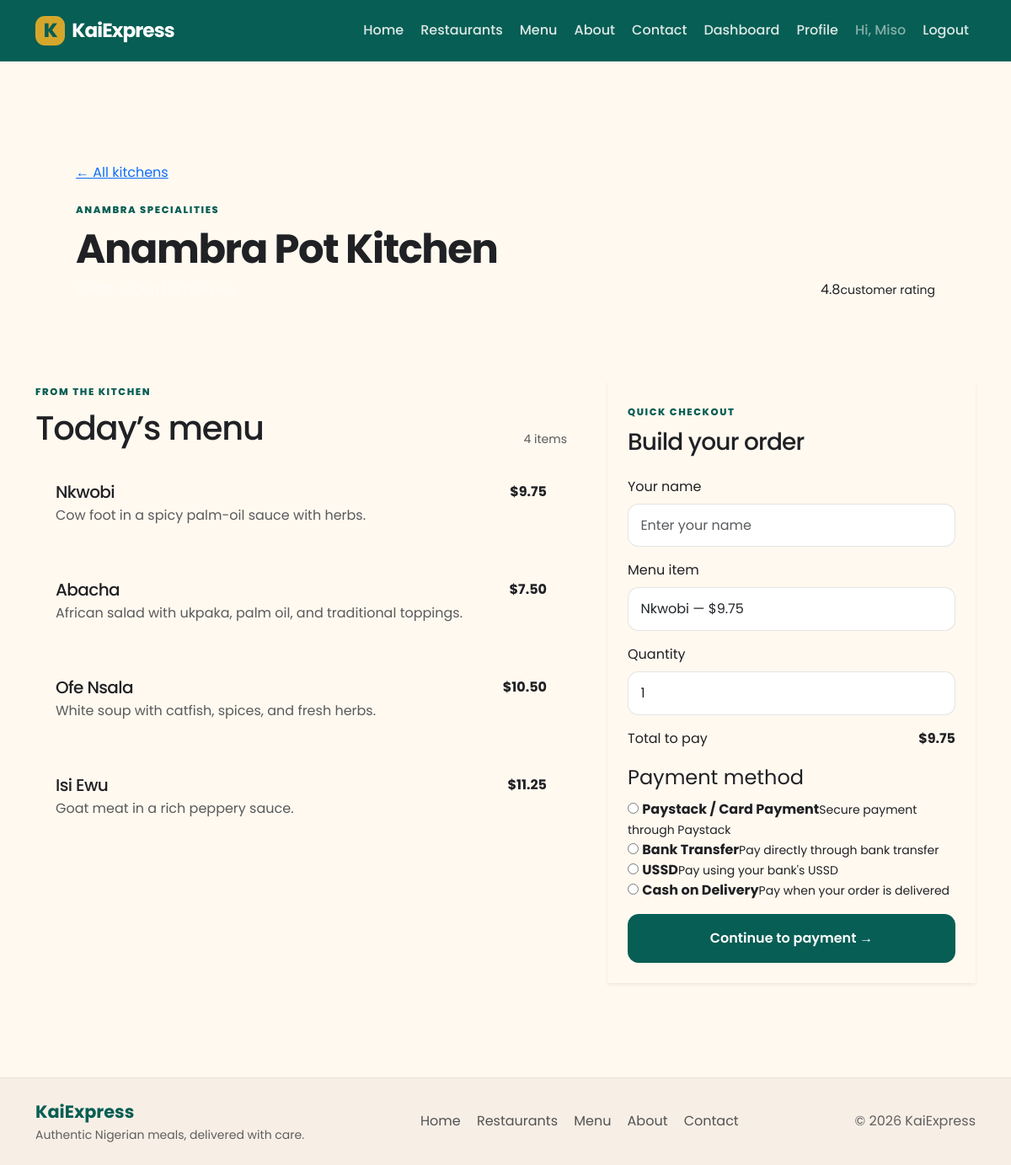
Screenshot of /restaurant/14 (signed in) with the database file from the repository.
### packages/models.py (models this page shows, shortened)
class User(db.Model, UserMixin):
    __tablename__ = "users"
    id = db.Column(db.Integer, primary_key=True)
    name = db.Column(db.String(100), nullable=False)
    email = db.Column(db.String(120), unique=True, nullable=False)
    password_hash = db.Column(db.String(255), nullable=False)
    is_restaurant = db.Column(db.Boolean, default=False)
    cuisine = db.Column(db.String(80))
    city = db.Column(db.String(80))
    menu_items = db.relationship(
        "MenuItem",
        backref="restaurant",
        lazy=True
    )
    customer_orders = db.relationship(
        "Order",
        foreign_keys="Order.customer_id",
        backref="customer",
        lazy=True
    )
    restaurant_orders = db.relationship(
        "Order",
        foreign_keys="Order.restaurant_id",
        backref="restaurant",
        lazy=True
    )

class MenuItem(db.Model):
    __tablename__ = "menu_items"
    id = db.Column(db.Integer, primary_key=True)
    title = db.Column(db.String(120), nullable=False)
    description = db.Column(db.Text, nullable=False)
    price = db.Column(db.Float, nullable=False)
    restaurant_id = db.Column(
        db.Integer,
        db.ForeignKey("users.id"),
        nullable=False
    )

### packages/user_routes.py (the view)
    @app.route("/restaurant/<int:restaurant_id>")
    @login_required
    def restaurant_page(restaurant_id):
        restaurant = User.query.filter_by(id=restaurant_id, is_restaurant=True).first()
        if not restaurant:
            return redirect(url_for("home"))
        menu = MenuItem.query.filter_by(restaurant_id=restaurant_id).all()
        return render_template("user/restaurant.html", restaurant=restaurant, menu=menu)

### packages/templates/user/restaurant.html (shortened to what this page needs)
{% extends "base.html" %}
{% block content %}
<section class="restaurant-header p-4 p-lg-5 mb-5">
  <div class="d-flex flex-wrap justify-content-between align-items-end gap-4">
    <div><a class="back-link" href="{{ url_for('home') }}">&larr; All kitchens</a><span class="eyebrow d-block mt-4">{{ restaurant.cuisine }}</span><h1 class="display-5 fw-bold mt-2 mb-2">{{ restaurant.name }}</h1><p class="mb-0 text-white-50">{{ restaurant.city }} &middot; Open for delivery</p></div>
    <div class="header-rating"><span>4.8</span><small>customer rating</small></div>
  </div>
</section>
<div class="row g-5 align-items-start">
  <div class="col-lg-7">
    <div class="d-flex justify-content-between align-items-end mb-3"><div><span class="eyebrow text-primary">FROM THE KITCHEN</span><h2 class="h1 mt-2 mb-0">Today&rsquo;s menu</h2></div><span class="text-body-secondary small">{{ menu|length }} items</span></div>
    <div class="vstack gap-3">
      {% for item in menu %}
      <article class="menu-row p-3 p-sm-4">
        <div class="d-flex justify-content-between gap-3"><div><h3 class="h5 mb-1">{{ item.title }}</h3><p class="text-body-secondary mb-0">{{ item.description }}</p></div><strong class="price">${{ '%.2f'|format(item.price) }}</strong></div>
      </article>
      {% else %}
      <div class="empty-state p-4"><p class="mb-0">This kitchen is still updating its menu.</p></div>
      {% endfor %}
    </div>
  </div>
  <div class="col-lg-5">
      <div class="order-panel p-4 shadow-sm sticky-lg-top">
      <span class="eyebrow text-primary">QUICK CHECKOUT</span><h2 class="h3 mt-2 mb-4">Build your order</h2>
        <form id="checkout-form" action="{{ url_for('place_order', restaurant_id=restaurant.id) }}" method="post">
          <div class="mb-3">
            <label class="form-label">Your name</label>
            <input type="text" name="customer_name" class="form-control" placeholder="Enter your name" required>
          </div>
          <div class="mb-3">
            <label class="form-label">Menu item</label>
            <select name="item_id" class="form-select" required>
              {% for item in menu %}
              <option value="{{ item.id }}">{{ item.title }} — ${{ '%.2f'|format(item.price) }}</option>
              {% endfor %}
            </select>
          </div>
          <div class="mb-3">
            <label class="form-label">Quantity</label>
            <input type="number" name="quantity" class="form-control" min="1" value="1" required>
          </div>
          <div class="checkout-total d-flex justify-content-between align-items-center mb-3">
            <span>Total to pay</span>
            <strong id="checkout-total">$0.00</strong>
          </div>
          <fieldset class="mb-3">
            <legend class="form-label mb-2">Payment method</legend>
            <div class="payment-options">
              <label class="payment-option">
                <input type="radio" name="payment_method" value="card" required>
                <span><strong>Paystack / Card Payment</strong><small>Secure payment through Paystack</small></span>
              </label>
              <label class="payment-option">
                <input type="radio" name="payment_method" value="bank_transfer">
                <span><strong>Bank Transfer</strong><small>Pay directly through bank transfer</small></span>
              </label>
              <label class="payment-option">
                <input type="radio" name="payment_method" value="ussd">
                <span><strong>USSD</strong><small>Pay using your bank's USSD</small></span>
              </label>
              <label class="payment-option">
                <input type="radio" name="payment_method" value="cash_on_delivery">
                <span><strong>Cash on Delivery</strong><small>Pay when your order is delivered</small></span>
              </label>
            </div>
          </fieldset>
          <button type="submit" class="btn btn-dark w-100 py-3"><span id="checkout-button-label">Continue to payment</span> <span aria-hidden="true">&rarr;</span></button>
        </form>
      </div>
  </div>
</div>
{% endblock %}

### packages/templates/base.html (shortened to what this page needs)
<!doctype html>
<html lang="en">
  <head>
    <link href="https://cdn.jsdelivr.net/npm/bootstrap@5.3.3/dist/css/bootstrap.min.css" rel="stylesheet">
    <link href="{{ url_for('static', filename='app.css') }}" rel="stylesheet">
  </head>
  <body>
    <nav class="navbar navbar-expand-lg navbar-dark" aria-label="Main navigation">
      <div class="container">
        <a class="navbar-brand fw-bold d-flex align-items-center gap-2" href="{{ url_for('home') }}">
          <span class="brand-mark">K</span>
          <span>KaiExpress</span>
        </a>
        <div class="collapse navbar-collapse" id="navMenu">
          <ul class="navbar-nav ms-auto mb-2 mb-lg-0 align-items-lg-center gap-lg-1">
            <li class="nav-item"><a class="nav-link {% if request.endpoint == 'home' %}active{% endif %}" href="{{ url_for('home') }}">Home</a></li>
            <li class="nav-item"><a class="nav-link {% if request.endpoint == 'restaurants_page' %}active{% endif %}" href="{{ url_for('restaurants_page') }}">Restaurants</a></li>
            <li class="nav-item"><a class="nav-link {% if request.endpoint == 'menu_page' %}active{% endif %}" href="{{ url_for('menu_page') }}">Menu</a></li>
            <li class="nav-item"><a class="nav-link {% if request.endpoint == 'about_page' %}active{% endif %}" href="{{ url_for('about_page') }}">About</a></li>
            <li class="nav-item"><a class="nav-link {% if request.endpoint == 'contact_page' %}active{% endif %}" href="{{ url_for('contact_page') }}">Contact</a></li>
            {% if current_user.is_authenticated %}
              {% if current_user.is_restaurant %}
                <li class="nav-item"><a class="nav-link" href="{{ url_for('restaurant_dashboard') }}">Dashboard</a></li>
                <li class="nav-item"><a class="nav-link" href="{{ url_for('restaurant_profile') }}">Profile</a></li>
              {% else %}
                <li class="nav-item"><a class="nav-link" href="{{ url_for('orders') }}">My Orders</a></li>
              {% endif %}
              <li class="nav-item"><span class="nav-link text-white-50">Hi, {{ current_user.name.split(' ')[0] }}</span></li>
              <li class="nav-item"><a class="nav-link" href="{{ url_for('restaurant_logout' if current_user.is_restaurant else 'logout') }}">Logout</a></li>
            {% else %}
              <li class="nav-item ms-lg-2"><a class="btn btn-light btn-sm nav-account-button" href="{{ url_for('login') }}">Sign in</a></li>
              <li class="nav-item"><a class="nav-link" href="{{ url_for('restaurant_login') }}">For restaurants</a></li>
            {% endif %}
          </ul>
        </div>
      </div>
    </nav>
    <main id="main-content" class="container my-5">
      {% block content %}{% endblock %}
    </main>
    <footer class="site-footer" id="contact">
      <div class="container d-flex flex-wrap justify-content-between gap-3 align-items-center">
        <div>
          <div class="footer-brand">KaiExpress</div>
          <small>Authentic Nigerian meals, delivered with care.</small>
        </div>
        <div class="footer-links">
          <a href="{{ url_for('home') }}">Home</a>
          <a href="{{ url_for('restaurants_page') }}">Restaurants</a>
          <a href="{{ url_for('menu_page') }}">Menu</a>
          <a href="{{ url_for('about_page') }}">About</a>
          <a href="{{ url_for('contact_page') }}">Contact</a>
        </div>
        <div class="footer-copy">&copy; 2026 KaiExpress</div>
      </div>
    </footer>
  </body>
</html>

### packages/static/app.css (style rules this page uses)
:root { --kai-emerald: #075E54; --kai-gold: #D4A72C; --kai-cream: #FFF9F0; --kai-charcoal: #202124; --kai-white: #FFFFFF; --kai-terracotta: #C85C3B; --kai-sand: #F4EAE0; --kai-line: rgba(20, 25, 30, 0.08); --kai-shadow: rgba(15, 23, 42, 0.08); --bs-primary: var(--kai-emerald); --bs-primary-rgb: 7, 94, 84; }
html, body { min-height: 100%; }
body { display: flex; flex-direction: column; background: var(--kai-cream); color: var(--kai-charcoal); font-family: 'Poppins', sans-serif; }
main { flex: 1 0 auto; }
h1, h2, h3, h4, h5, h6 { color: var(--kai-charcoal); letter-spacing: -0.03em; }
p { margin-bottom: 0; }
.btn { border-radius: 0.8rem; font-weight: 600; padding: 0.75rem 1.2rem; }
.form-control, .form-select { border-radius: 0.8rem; padding: 0.8rem 0.9rem; border: 1px solid rgba(32, 33, 36, 0.12); background: var(--kai-white); }
.navbar { background: var(--kai-emerald); border-bottom: 1px solid rgba(255,255,255,0.08); padding: 0.85rem 0; }
.navbar .nav-link { border-radius: 0.6rem; color: rgba(255,255,255,0.86); font-weight: 500; padding: 0.55rem 0.75rem; }
.navbar-brand { letter-spacing: -0.04em; font-size: 1.45rem; }
.brand-mark { display: grid; width: 2.2rem; height: 2.2rem; place-items: center; border-radius: 0.7rem; color: var(--kai-emerald); background: var(--kai-gold); font-weight: 800; }
.eyebrow { display: inline-block; font-size: 0.72rem; font-weight: 800; letter-spacing: 0.14em; text-transform: uppercase; color: var(--kai-emerald); }
.btn-dark { background: var(--kai-emerald); border-color: var(--kai-emerald); }
.site-footer { background: #f7efe6; border-top: 1px solid rgba(20,25,30,0.06); padding: 1.5rem 0; margin-top: 4rem; }
.footer-brand { font-size: 1.3rem; font-weight: 700; color: var(--kai-emerald); }
.footer-links { display: flex; gap: 1.2rem; flex-wrap: wrap; }
.footer-links a { color: rgba(32,33,36,0.76); text-decoration: none; }
.footer-copy, .site-footer small { color: rgba(32,33,36,0.7); }

### rows the page displays
User: name "Miso"
User: cuisine "ANAMBRA SPECIALITIES", name "Anambra Pot Kitchen"
MenuItem: title "Nkwobi", description "Cow foot in a spicy palm-oil sauce with herbs.", price "9.75"
MenuItem: title "Abacha", description "African salad with ukpaka, palm oil, and traditional toppings.", price "7.50"
MenuItem: title "Ofe Nsala", description "White soup with catfish, spices, and fresh herbs.", price "10.50"
MenuItem: title "Isi Ewu", description "Goat meat in a rich peppery sauce.", price "11.25"

### other values shown
{{ menu|length }} "4"
form field item_id "Nkwobi — $9.75"
